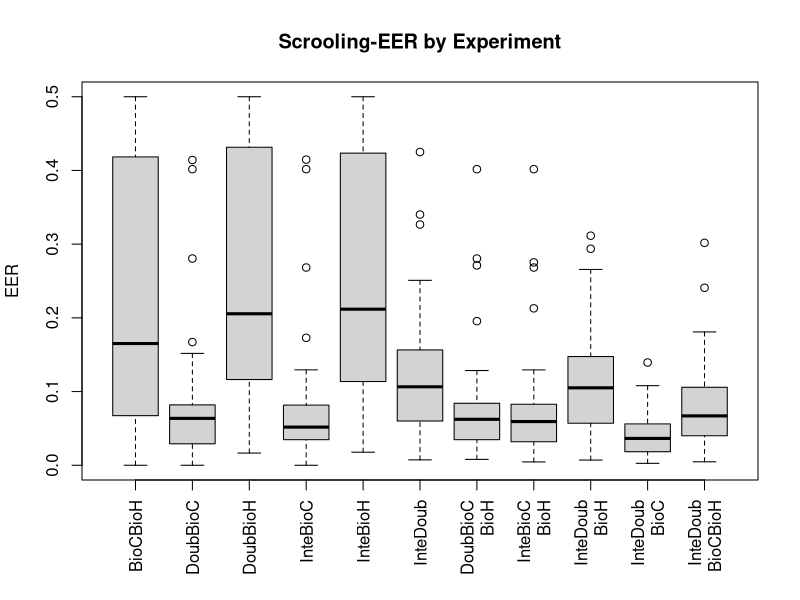

Reproduce this figure in R.
sBioCBioH<-c(0.071953125,0.018572535757063344,0.023496293440634815,0.24509803921568626,0.23148148148148148,0.08158995815899582,0.10074626865671642,0.12203389830508475,0.12958308899500154,0.36354087089381204,0.05373676402885058,0.458903242147923,0.15048598553345388,0.4967250329530846,0.19190500878481523,0.04198473282442748,0.35429447852760737,0.49710982658959535,0.48214285714285715,0.013392857142857142,0.06729862914027747,0.4878048780487805,0.202395528431954,0.4902641238766297,0.5,0.13106796116504854,0.021199273167777106,0.13037202077416724,0.4183973604787969,0.49696382428940566,0.48549742477636215,0.26777882205513787,0.03509734483847906,0.06387076731904318,0.12389162561576354,0.16516059556138213,0.22795807978363758,0.05641025641025641,0.21965317919075145,0.48214285714285715,0.0)
sDoubBioC<-c(0.01,0.05137039385612626,0.044157450465428204,0.00980392156862745,0.07716049382716049,0.01677201103890323,0.061567164179104475,0.061016949152542375,0.16715534333026166,0.11397058823529412,0.07803468208092486,0.08482142857142858,0.11160714285714286,0.07208588957055215,0.05214723926380368,0.08015267175572519,0.41419420528947776,0.40173410404624277,0.06696428571428571,0.004464285714285714,0.029141104294478526,0.2804878048780488,0.08263504939003781,0.03468208092485549,0.008670520231213872,0.03398058252427184,0.024475524475524476,0.09049472016067028,0.07514450867052024,0.023255813953488372,0.07983193277310924,0.06696428571428571,0.06595092024539877,0.0034482758620689655,0.05264416111272095,0.08192090395480225,0.010716700473292765,0.057692307692307696,0.06358381502890173,0.15178571428571427,0.0)
sDoubBioH<-c(0.08309895833333333,0.016564503628549287,0.11632090852870074,0.27040816326530615,0.31877474959235963,0.08793732751713701,0.14515505374680998,0.18811784541662968,0.1633576275446092,0.4152501909854851,0.1782699882346923,0.458903242147923,0.25265596745027125,0.4967250329530846,0.20553587372908208,0.20603275772622842,0.36309738619374127,0.49710982658959535,0.48831569664902996,0.028806047966631908,0.09016420551320424,0.4878048780487805,0.23433643894319986,0.4902641238766297,0.5,0.14407450401013086,0.07586311326468807,0.2024775234180095,0.4314926594710727,0.49696382428940566,0.48359989156953104,0.2676221804511278,0.1563502751591933,0.0639484311898105,0.07602144305998261,0.19297218840715422,0.0440500338066261,0.12798216276477145,0.23410404624277456,0.49192629179331304,0.02857142857142857)
sInteBioC<-c(0.0,0.05078559853448883,0.040025219060469526,0.024509803921568627,0.10185185185185185,0.046060713967773524,0.07649253731343283,0.07457627118644068,0.1729356901510709,0.051470588235294115,0.06936416184971098,0.07142857142857142,0.10714285714285714,0.10122699386503067,0.05178720585270313,0.0916030534351145,0.41467752745269887,0.40173410404624277,0.06696428571428571,0.0,0.024539877300613498,0.2682926829268293,0.08163704539802184,0.03757225433526012,0.008670520231213872,0.043689320388349516,0.038461538461538464,0.07592220670610202,0.03468208092485549,0.029069767441860465,0.06722689075630252,0.0625,0.04141104294478527,0.006896551724137931,0.07968704723268619,0.0903954802259887,0.0504394861392833,0.021794871794871794,0.031791907514450865,0.12946428571428573,0.0)
sInteBioH<-c(0.079765625,0.01773409427182414,0.11356608759206162,0.25,0.31551362683438156,0.12995637852755274,0.17562446833191556,0.20706362587629779,0.18358884141744158,0.39686783804430864,0.18711954575681622,0.458903242147923,0.2405628390596745,0.49693251533742333,0.21176445174112157,0.23690061513377308,0.3646311285250296,0.4988047418438326,0.4852292768959436,0.020692127215849843,0.0842152696244605,0.4878048780487805,0.23653332313009762,0.4884393063583815,0.5,0.17823976361333896,0.10778591487252905,0.1971074639511713,0.42349992326973246,0.49696382428940566,0.48359989156953104,0.26323621553884713,0.11537150647580095,0.0612457284871078,0.0995508548246885,0.19893404501045667,0.06443542934415145,0.0838907469342252,0.22897962530234084,0.4848024316109423,0.02142857142857143)
sInteDoub<-c(0.01390625,0.008032128514056224,0.10645013613473725,0.0545218087234894,0.32660726764500353,0.07339980414849105,0.1511677364472972,0.15574585145088293,0.12578537320934907,0.2128533231474408,0.15939434242160724,0.098879179331307,0.42506781193490056,0.2509112951782721,0.08878423917739567,0.2157414955903061,0.08549002423055112,0.1258841971196238,0.14247134038800707,0.0072992700729927005,0.06004745919666628,0.12809876049580168,0.15848654129440798,0.08289734610353994,0.017740340736233647,0.15650063317855634,0.07301360057265568,0.14418746959973638,0.19621208245946084,0.10439276485788113,0.05082678232583356,0.05325814536340852,0.13356859028712986,0.011245728487107797,0.09776151840046363,0.18487217904298156,0.041176470588235294,0.08528428093645485,0.14023490345590947,0.34014057750759874,0.014285714285714285)
sDoubBioCBioH<-c(0.016432291666666668,0.012210244486718806,0.06495514380486551,0.05612244897959184,0.06734800838574423,0.01691444849995549,0.06234049957466553,0.05514242612476706,0.07328753734885929,0.12504774637127578,0.1060156529745767,0.06329154002026342,0.1181622965641953,0.07208588957055215,0.05108154036694605,0.10646261024234789,0.27115662215806563,0.40173410404624277,0.06591710758377425,0.014598540145985401,0.03322970581912589,0.2804878048780488,0.07325923233405393,0.03468208092485549,0.009469120778825677,0.026013085690164625,0.042866582236660976,0.06648439583889038,0.05969614814056985,0.0315891472868217,0.056925996204933584,0.044407894736842105,0.08408565680748832,0.007952780366573469,0.09971747319617502,0.0758966195336642,0.19553752535496957,0.045930880713489414,0.046242774566473986,0.12851443768996962,0.02857142857142857)
sInteBioCBioH<-c(0.009765625,0.012795039808356234,0.05928487097318266,0.025510204081632654,0.08278010715117633,0.025460696163090893,0.07399853066274843,0.06823143136036916,0.06509173159085196,0.05992169595110772,0.12064555731750984,0.04188829787234043,0.11239828209764918,0.10122699386503067,0.050361473544744954,0.11131697917438672,0.27527452698870963,0.40173410404624277,0.05869708994708995,0.0072992700729927005,0.03188199692424719,0.2682926829268293,0.07904797433886221,0.03757225433526012,0.004534910252509888,0.04717180244829042,0.06255162160673972,0.06418182103462884,0.0423551076781421,0.034366925064599485,0.03361344537815126,0.03555764411027569,0.06900177897484497,0.00697421559490525,0.10404955085482469,0.06064082155008271,0.21291413116970925,0.021906354515050165,0.026667486574017137,0.1293693009118541,0.02142857142857143)
sInteDoubBioC<-c(0.00390625,0.0033467202141900937,0.05548594880691356,0.015306122448979591,0.095125786163522,0.014822398290750466,0.041093109581625556,0.08116958026444228,0.03040965066599648,0.07682391138273491,0.1060156529745767,0.036379179331306986,0.10103978300180833,0.05612601910465249,0.03356951525101529,0.13940561772771068,0.03180904263545909,0.04954443029293622,0.03979276895943562,0.0072992700729927005,0.02630512790832272,0.01834266293482607,0.07665021394909861,0.027984051305852076,0.009069820505019775,0.020578303081468973,0.04154506910412422,0.059831641378877504,0.045923065118420384,0.005555555555555556,0.01301165627541339,0.026472431077694234,0.044611535072405936,0.0026250388319353835,0.06070704143726456,0.037979523675749916,0.044286680189317106,0.021181716833890744,0.033298487270938384,0.10799772036474163,0.014285714285714285)
sInteDoubBioH<-c(0.021718750000000002,0.007024589586415839,0.11768627167513995,0.04591836734693878,0.29373398555788494,0.0549274459182765,0.113641636377697,0.16341290265329667,0.12496160397643183,0.2598357524828113,0.22395007417259194,0.10505319148936171,0.26570976491862563,0.2509112951782721,0.08004982862409632,0.2236715333876825,0.08622467391864722,0.1258841971196238,0.12973985890652556,0.010948905109489052,0.05702544937410084,0.12809876049580168,0.14751646866012386,0.08289734610353994,0.031696836020687555,0.07745884339383706,0.09644292715158856,0.11225346366874303,0.16256586014629903,0.07428940568475452,0.05353754404987802,0.06195175438596491,0.2002302691738574,0.010422491456974216,0.06210518690234715,0.14356837406748446,0.04259634888438134,0.06337792642140469,0.1315643832246956,0.3114551671732523,0.03571428571428571)
sInteDoubBioCBioH<-c(0.008619791666666668,0.004685408299866131,0.05945754925346762,0.01020408163265306,0.10584090379687863,0.035742900382800674,0.08441922511793365,0.08365427278374302,0.07376225182206585,0.15550993124522536,0.10005626886285743,0.03020516717325228,0.14455244122965644,0.24079754601226994,0.05540194130015265,0.13629289261098348,0.07313630973861937,0.0953757225433526,0.0865299823633157,0.0072992700729927005,0.04508210275660212,0.12195121951219512,0.1269489774444721,0.06829880595755453,0.016095603894128382,0.05883284086112284,0.04329332085237597,0.06698256790045973,0.18090439408665404,0.029069767441860465,0.04852263486039577,0.0400219298245614,0.06797512760403678,0.008620689655172414,0.06460446247464503,0.12423135749289885,0.04063556457065585,0.04085841694537347,0.12269913499774525,0.301766717325228,0.014285714285714285)
scrolling<-matrix(c(sBioCBioH,sDoubBioC,sDoubBioH,sInteBioC,sInteBioH,sInteDoub,sDoubBioCBioH,sInteBioCBioH,sInteDoubBioH,sInteDoubBioC,sInteDoubBioCBioH),ncol=11)
labels<-c('BioCBioH','DoubBioC','DoubBioH','InteBioC','InteBioH','InteDoub','DoubBioC\nBioH','InteBioC\nBioH','InteDoub\nBioH','InteDoub\nBioC','InteDoub\nBioCBioH')
colnames(scrolling)<-labels
par(mar=c(6,4.1,4.1,2.1),mgp=c(3,1,0))
boxplot(scrolling,main="Scrooling-EER by Experiment",ylab="EER",las=3)
